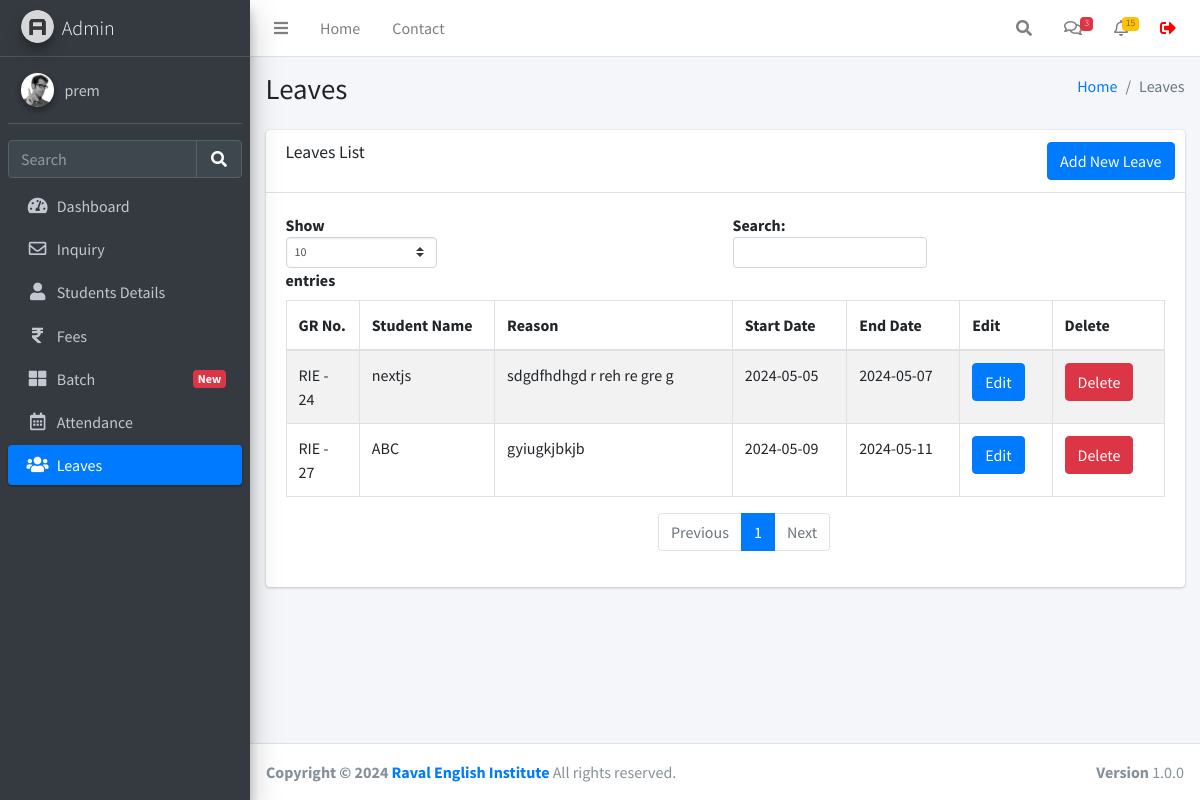
Page /leaves.php (signed in) on the earlier database version.
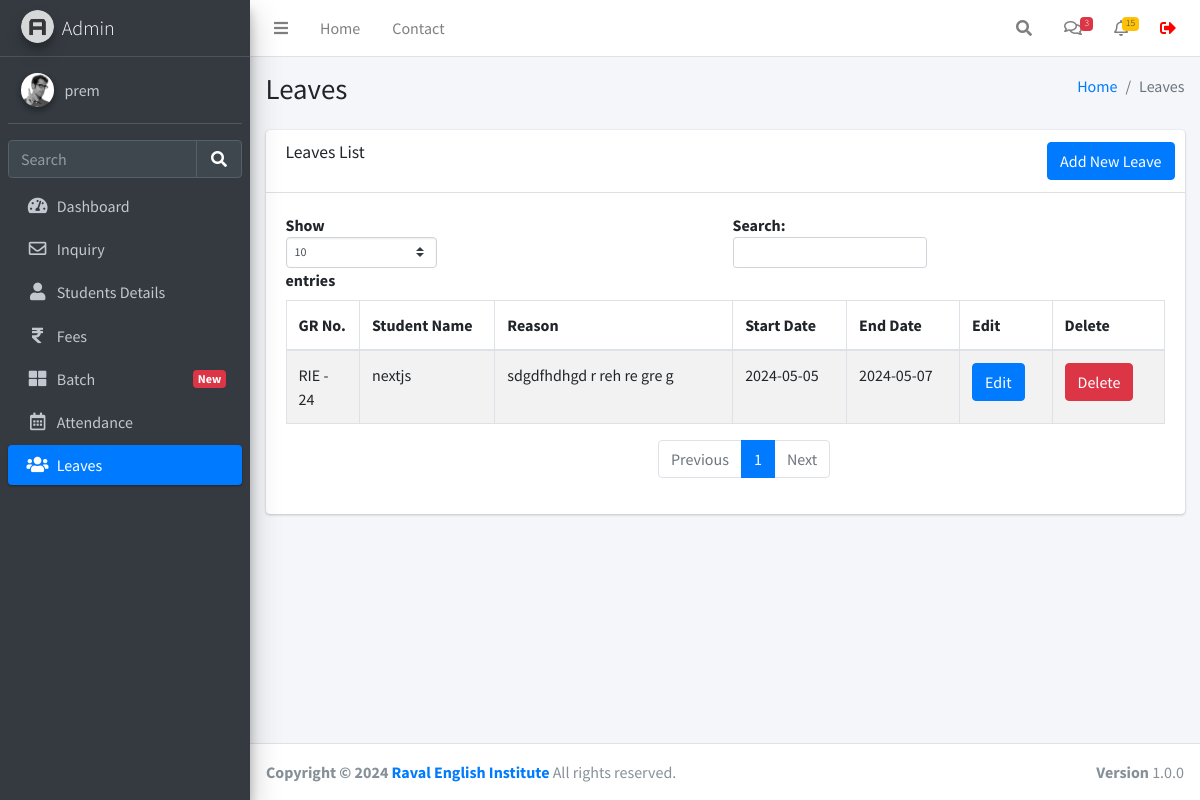
Same page on the later database version.
### tables this page shows
CREATE TABLE `users` (
  `id` int(11) NOT NULL,
  `username` varchar(255) NOT NULL,
  `fullname` varchar(255) NOT NULL,
  `email` varchar(255) NOT NULL,
  `mobile` varchar(255) NOT NULL,
  `password` varchar(255) NOT NULL,
  `created_at` datetime NOT NULL DEFAULT current_timestamp()
);

CREATE TABLE `leaves` (
  `id` int(11) NOT NULL,
  `student_id` int(11) NOT NULL,
  `reason` varchar(255) NOT NULL,
  `start_date` date NOT NULL,
  `end_date` date NOT NULL,
  `created_at` datetime NOT NULL DEFAULT current_timestamp()
);

CREATE TABLE `studentinfo` (
  `id` int(11) NOT NULL,
  `name` varchar(255) DEFAULT NULL,
  `batch` int(11) DEFAULT NULL,
  `batch_name` varchar(255) DEFAULT NULL,
  `father_name` varchar(255) DEFAULT NULL,
  `mother_name` varchar(255) DEFAULT NULL,
  `dob` date DEFAULT NULL,
  `gender` varchar(50) DEFAULT NULL,
  `mobile_number` varchar(15) DEFAULT NULL,
  `fee_status` varchar(50) DEFAULT NULL,
  `profession` varchar(100) DEFAULT NULL,
  `address` varchar(255) DEFAULT NULL,
  `admission_time` date DEFAULT NULL,
  `created_at` datetime NOT NULL DEFAULT current_timestamp(),
  `pending_fees` decimal(10,2) DEFAULT 0.00
);

### function.php (called while the page is built, shortened)
<?php
require_once('db.php');
function selectFromTable($tableName, $columns, $whereConditions) {
    global $db;
    try {
        $sql = "SELECT " . implode(', ', $columns) . " FROM $tableName";
        if (!empty($whereConditions)) {
            $sql .= " WHERE " . implode(' AND ', array_map(function ($col) {
                return "$col = :$col";
            }, array_keys($whereConditions)));
        }
        $stmt = $db->prepare($sql);
        foreach ($whereConditions as $col => $value) {
            $stmt->bindValue(":$col", $value);
        }
        $stmt->execute();
        return $stmt->fetchAll(PDO::FETCH_ASSOC);
    } catch (PDOException $e) {
        return false;
    }
}
?>

### leaves.php (the view, shortened to what this page needs)
<!DOCTYPE html>
<html lang="en">
<head>
</head>
<body>
<?php include('./header.php');
require_once('function.php');
$leavesData = selectFromTable('leaves', ['id', 'student_id', 'reason', 'start_date', 'end_date', 'created_at'], []);
?>
<div class="content-wrapper">
    <div class="content-header">
      <div class="container-fluid">
        <div class="row mb-2">
          <div class="col-sm-6">
            <h1 class="m-0">Leaves</h1>
          </div>
          <div class="col-sm-6">
            <ol class="breadcrumb float-sm-right">
              <li class="breadcrumb-item"><a href="./dashboard.php">Home</a></li>
              <li class="breadcrumb-item active">Leaves</li>
            </ol>
          </div>
        </div>
      </div>
    </div>
    <section class="content">
        <div class="container-fluid">
          <div class="row">
            <div class="col-12">
              <div class="card">
                <div class="card-header">
                  <h3 class="card-title">Leaves List</h3>
                  <div class="card-tools">
                    <a href="./leaveform.php" class="btn btn-primary">Add New Leave</a>
                  </div>
                </div>
                <div class="card-body">
                  <div class="table-responsive">
                    <table id="example1" class="table table-bordered table-striped">
                      <thead>
                        <tr>
                          <th>GR No.</th>
                          <th>Student Name</th>
                          <th>Reason</th>
                          <th>Start Date</th>
                          <th>End Date</th>
                          <th>Edit</th>
                          <th>Delete</th>
                        </tr>
                      </thead>
                      <tbody>
                        <?php foreach ($leavesData as $leave): ?>
                        <tr>
                          <td>RIE - <?php echo htmlspecialchars($leave['student_id']); ?></td>
                          <td><?php
                              $student = selectFromTable('studentinfo', ['name'], ['id' => $leave['student_id']]);
                              echo htmlspecialchars($student[0]['name']);
                          ?></td>
                          <td><?php echo htmlspecialchars($leave['reason']); ?></td>
                          <td><?php echo htmlspecialchars($leave['start_date']); ?></td>
                          <td><?php echo htmlspecialchars($leave['end_date']); ?></td>
                          <td><a href="#" class="btn btn-primary btn-edit" data-id="<?php echo $leave['id']; ?>">Edit</a></td>
                          <td><a href="#" class="btn btn-danger btn-delete" data-id="<?php echo $leave['id']; ?>">Delete</a></td>
                        </tr>
                        <?php endforeach; ?>
                      </tbody>
                    </table>
                  </div>
                </div>
              </div>
            </div>
          </div>
        </div>
    </section>
</div>
<?php include('./footer.php'); ?>
</body>
</html>

### header.php (shortened to what this page needs)
<?php
require_once 'db.php';
$query = $db->prepare("SELECT * FROM users WHERE id = :id");
$query->execute(['id' => $_SESSION['user_id']]);
$user = $query->fetch(PDO::FETCH_ASSOC);
?>
<!DOCTYPE html>
<html lang="en">
<head>
  <link rel="stylesheet" href="./plugins/fontawesome-free/css/all.min.css">
  <link rel="stylesheet" href="https://code.ionicframework.com/ionicons/2.0.1/css/ionicons.min.css">
  <link rel="stylesheet" href="./plugins/icheck-bootstrap/icheck-bootstrap.min.css">
  <link rel="stylesheet" href="./asset/css/adminlte.min.css">
</head>
<body class="hold-transition sidebar-mini layout-fixed">
<div class="wrapper">
  <nav class="main-header navbar navbar-expand navbar-white navbar-light sticky-top">
    <ul class="navbar-nav">
      <li class="nav-item">
        <a class="nav-link" data-widget="pushmenu" href="#" role="button"><i class="fas fa-bars"></i></a>
      </li>
      <li class="nav-item d-none d-sm-inline-block">
        <a href="./dashboard.php" class="nav-link">Home</a>
      </li>
      <li class="nav-item d-none d-sm-inline-block">
        <a href="#" class="nav-link">Contact</a>
      </li>
    </ul>
    <ul class="navbar-nav ml-auto">
      <li class="nav-item">
        <a class="nav-link" data-widget="navbar-search" href="#" role="button">
          <i class="fas fa-search"></i>
        </a>
      </li>
      <li class="nav-item dropdown">
        <a class="nav-link" data-toggle="dropdown" href="#">
          <i class="far fa-comments"></i>
          <span class="badge badge-danger navbar-badge">3</span>
        </a>
      </li>
      <li class="nav-item dropdown">
        <a class="nav-link" data-toggle="dropdown" href="#">
          <i class="far fa-bell"></i>
          <span class="badge badge-warning navbar-badge">15</span>
        </a>
      </li>
      <li class="nav-item">
        <form method="POST">
        <button class="nav-link" type="submit" name="logout" style="
        text-decoration: none;
        border: none;
        background-color: transparent;">
        <i class="fas fa-sign-out-alt" style="color: red;"></i>
        </button>
      </li>
    </ul>
  </nav>
  <aside class="main-sidebar sidebar-dark-primary elevation-4">
    <a href="./dashboard.php" class="brand-link">
      <img src="./asset/img/AdminLTELogo.png" alt="AdminLTE Logo" class="brand-image img-circle elevation-3" style="opacity: .8">
      <span class="brand-text font-weight-light">Admin</span>
    </a>
    <div class="sidebar">
      <div class="user-panel mt-3 pb-3 mb-3 d-flex">
        <div class="image">
          <img src="./asset/img/user2-160x160.jpg" class="img-circle elevation-2" alt="User Image">
        </div>
        <div class="info">
          <a href="./profile.php" class="d-block"><?php echo $user['username']; ?></a>
        </div>
      </div>
      <div class="form-inline">
        <div class="input-group" data-widget="sidebar-search">
          <input class="form-control form-control-sidebar" type="search" placeholder="Search" aria-label="Search">
          <div class="input-group-append">
            <button class="btn btn-sidebar">
              <i class="fas fa-search fa-fw"></i>
            </button>
          </div>
        </div>
      </div>
      <nav class="mt-2">
        <ul class="nav nav-pills nav-sidebar flex-column" data-widget="treeview" role="menu" data-accordion="false">
          <li class="nav-item">
            <a href="./dashboard.php" class="nav-link
            <?php if (strpos($_SERVER['REQUEST_URI'], 'dashboard.php') !== false) {echo "active";}?>">
              <i class="nav-icon fas fa-tachometer-alt"></i>
              <p>
                Dashboard
              </p>
            </a>
          </li>
          <li class="nav-item">
            <a href="./inquiry.php" class="nav-link
            <?php if (strpos($_SERVER['REQUEST_URI'], 'inquiry.php') !== false) {echo "active";}?>">
              <i class="nav-icon far fa-envelope"></i>
              <p>
              Inquiry
              </p>
            </a>
          <li class="nav-item">
            <a href="./studentsdetails.php" class="nav-link
            <?php if (strpos($_SERVER['REQUEST_URI'], 'studentsdetails.php') !== false) {echo "active";}?>">
              <i class="nav-icon fas fa-user"></i>
              <p>
                Students Details
              </p>
            </a>
          </li>
          <li class="nav-item">
            <a href="./fees.php" class="nav-link
            <?php if (strpos($_SERVER['REQUEST_URI'], 'fees.php') !== false) {echo "active";}?>">
            <i class="nav-icon fas fa-rupee-sign"></i>
              <p>
                Fees
              </p>
            </a>
          </li>
          <li class="nav-item">
            <a href="./batch.php" class="nav-link
            <?php if (strpos($_SERVER['REQUEST_URI'], 'batch.php') !== false) {echo "active";}?>">
            <i class="nav-icon fas fa-th-large"></i>
              <p>
                Batch
                <span class="badge badge-danger right">New</span>
              </p>
            </a>
          </li>
          <li class="nav-item">
            <a href="./attendance.php" class="nav-link
            <?php if (strpos($_SERVER['REQUEST_URI'], 'attendance.php') !== false) {echo "active";}?>">
              <i class="nav-icon far fa-calendar-alt"></i>
              <p>
                Attendance
              </p>
            </a>
          </li>
          <li class="nav-item">
            <a href="./leaves.php" class="nav-link
            <?php if (strpos($_SERVER['REQUEST_URI'], 'leaves.php') !== false) {echo "active";}?>">
              <i class="nav-icon fas fa-users"></i>
              <p>
                Leaves
              </p>
            </a>
          </li>
        </ul>
      </nav>
    </div>
  </aside>

### footer.php (shortened to what this page needs)
</div>
<footer class="main-footer">
    <strong>Copyright &copy; 2024 <a href="https://ravalenglishinstitute.com/" target="_blank">Raval English Institute</a></strong>
    All rights reserved.
    <div class="float-right d-none d-sm-inline-block">
      <b>Version</b> 1.0.0
    </div>
  </footer>
</body>
</html>

Differences in the rows shown:
removed leaves: student "27", student.name "ABC", reason "gyiugkjbkjb", start_date "2024-05-09", end_date "2024-05-11"
